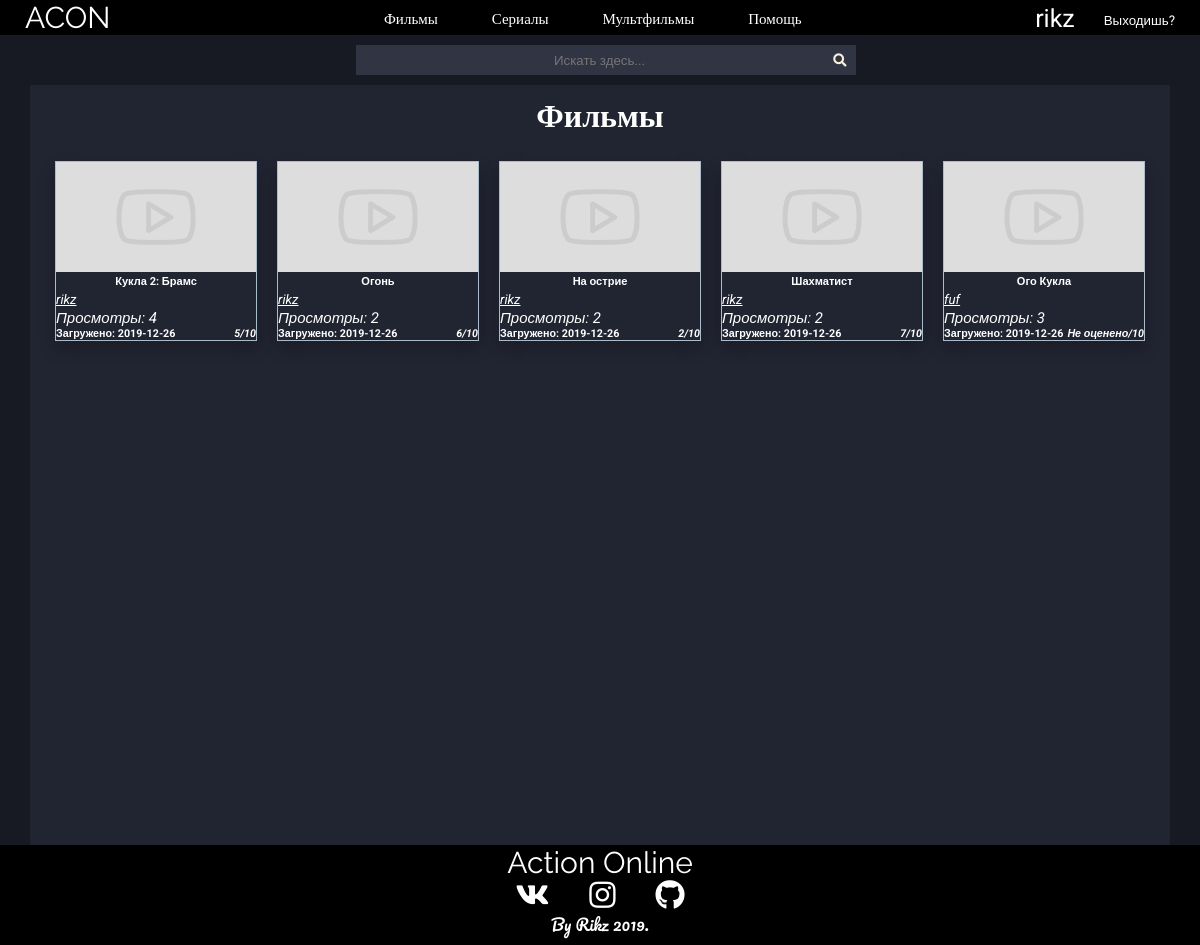
Page /films (signed in) on the committed database.
### tables this page shows
CREATE TABLE `files` (
  `id` int(11) UNSIGNED NOT NULL,
  `title` varchar(250) NOT NULL,
  `description` text DEFAULT NULL,
  `preview` varchar(500) DEFAULT NULL,
  `location` varchar(500) NOT NULL,
  `author` varchar(200) DEFAULT NULL,
  `main_genre` int(11) UNSIGNED NOT NULL DEFAULT 1,
  `creator` int(11) UNSIGNED NOT NULL,
  `upload_date` date NOT NULL,
  `views` int(15) UNSIGNED DEFAULT NULL,
  `middle_rating` float UNSIGNED NOT NULL DEFAULT 0,
  `showing` int(10) UNSIGNED NOT NULL,
  `moderating` int(11) UNSIGNED NOT NULL
);

### lib/mainFunctions.php (the view, shortened to what this page needs)
<?php
  function level($user = 0, $id_view = 0 ) {
    require "lib/db.php";
    if (!$user) {
    	$user = $_SESSION["user_username"];
    }
    if ($id_view) {
      $query = "SELECT users.username AS username, roles.id
        FROM users INNER JOIN roles
         ON users.role = roles.id WHERE username = '$user'";
      $data = mysqli_query($dbc,$query);
      $info = mysqli_fetch_assoc($data);
      return $info['id'];
    }
  }
  function NameByid($id = 0) {
    if (!$id) {
      return ;
    }
    else {
      require "lib/db.php";
      $query = "SELECT username FROM `users` WHERE id = ? LIMIT 1";
      $stmt = mysqli_prepare($dbc,$query);
      mysqli_stmt_bind_param($stmt, 'i', $id);
      mysqli_stmt_execute($stmt);
      mysqli_stmt_bind_result($stmt,$user);
      return $user;
    }
  }
  function accountButton($id,$text = '') {
    return "<button type='submit' id='idNameButton' name='user_link' value=".$id.">".$text."<i class='line_under'>".NameByid($id)."</i></button>";
  }
  function draw_video($query = 0, $showmoderating = 0, $limit = -1, $info = 0) {
	if ($query || $info) {
		if ($info == 0) {
			require "lib/db.php";
			$data = mysqli_query($dbc,$query);
			$info = mysqli_fetch_assoc($data);
			echo "<div class='videos'>";
			$selfdb = 1;
		}
		$counter = 0;
		while ($info) {
			if ((!$info['moderating']) || ($info['moderating'] && $showmoderating == 1)) {
				if (!$info['preview'] || !file_exists($info['preview'])) {
					$info['preview'] = "images\\vid_paceholder.jpg";
				}
				if (!$info['middle_rating']) {
					$info['middle_rating'] = "Не оценено";
				}
		        if ($info['showing'] == 0 && $info['showing'] != NULL) {
		          echo "
		            <div class='video' style='border: 3px #615f57 solid;'>";
		        }
		        else{
		          echo "
		            <div class='video'>";
		        }
				echo "
		        	<form method='GET' action='watch'>
		            <button class='videoButton' name='vid' value=".$info['id']."><img class='videoPreview' src=".$info['preview'].">
		            <h5>".$info['title']."</h5>
		            </button></form>
		            <form method='GET' action='account'>
		            <p>".accountButton($info['creator'])."</p>
		            </form>
		            <i id='homeViews'>Просмотры: ".$info['views']."</i>
		            <h6 id='homeAddInfo'>Загружено: ".$info['upload_date']."<i>".$info['middle_rating']."/10</i></h6>
		        </div>";
		        $counter++;
		    }
		    elseif ($counter == 0 && $showmoderating == 1) {
		    	echo "<p id='about'>Извините,сейчас тут ничего нет.</p>";
		    }
		    if ($selfdb) {
		    	$info = mysqli_fetch_assoc($data);
		    }
		    else{
		    	$info = 0;
		    }
		}
		if ($selfdb) {
			echo "</div>";
		}
	}
}
?>

### style/style.css (style rules this page uses)
* { margin: 0; padding: 0; font-family: 'Roboto', sans-serif; }
html, body { height:100%; }
body { background-color: #171923; color: white; }
.videos { display: flex; flex-wrap: wrap; justify-content: center; margin-top: 10px; }
.video { margin: 0 10px 10px 10px; margin-bottom: 10px; max-width: 200px; box-shadow: 0px 8px 16px 0px rgba(0,0,0,0.2); border: 1px #abc solid; }
#homeViews { font-size: 15px; }
#homeAddInfo { display: flex; flex-wrap: wrap; justify-content: space-between; align-items: flex-end; }
.videoPreview { width: 200px; height: 110px; }
.videoButton { cursor: pointer; border: none; color: white; background-color: #212431; }
.line_under { text-decoration: underline; }
#idNameButton { cursor: pointer; border: none; color: white; background-color: #212431; }

### rows in the picture
files: $info['id'] 69 (drawn), moderating 0 (drawn), title "Кукла 2: Брамс", $id 1 (drawn), id "rikz", views "4", upload_date "2019-12-26", middle_rating "5"
files: $info['id'] 70 (drawn), moderating 0 (drawn), title "Огонь", $id 1 (drawn), id "rikz", views "2", upload_date "2019-12-26", middle_rating "6"
files: $info['id'] 72 (drawn), moderating 0 (drawn), title "На острие", $id 1 (drawn), id "rikz", views "2", upload_date "2019-12-26", middle_rating "2"
files: $info['id'] 73 (drawn), moderating 0 (drawn), title "Шахматист", $id 1 (drawn), id "rikz", views "2", upload_date "2019-12-26", middle_rating "7"
files: $info['id'] 74 (drawn), moderating 0 (drawn), title "Ого Кукла", $id 9 (drawn), id "fuf", views "3", upload_date "2019-12-26", middle_rating "Не оценено"

### other values in the picture
$_SESSION['user_username'] "rikz"
